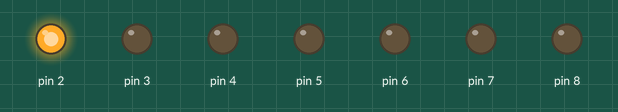
Recording of a sketch running on a simulated Arduino Uno, built with avr-gcc and run on an emulated ATmega328P. On the bench: output pins drawn as LEDs (lit = HIGH).

Above: at 0.5 s.
At 3.5 s:
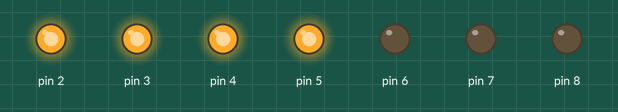
At 5.5 s:
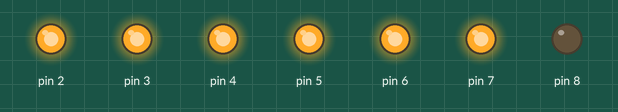
At 7.0 s:
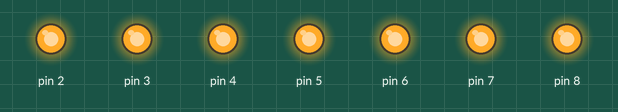
At 11.5 s:
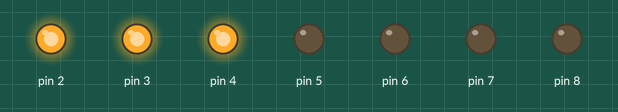
At 15.5 s:
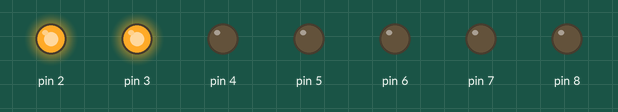
Timing chart, 0 to 16.1 s (numbered marks = the images above):
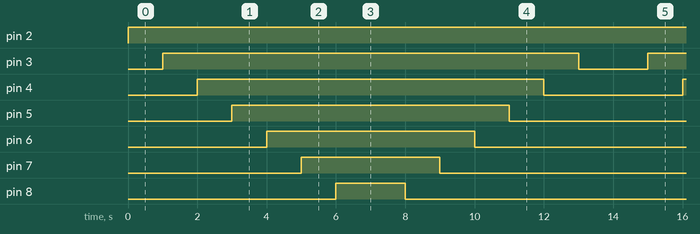

Measured:
- by itself, pin 2: LOW → HIGH at 0.00 s
- by itself, pin 3: alternates HIGH for 12.0 s and LOW for 2.0 s
- by itself, pin 4: alternates HIGH for 10.0 s and LOW for 4.0 s
- by itself, pin 5: alternates HIGH for 8.0 s and LOW for 6.0 s
- by itself, pin 6: alternates HIGH for 6.0 s and LOW for 8.0 s
- by itself, pin 7: alternates HIGH for 4.0 s and LOW for 10.0 s
- by itself, pin 8: alternates HIGH for 2.0 s and LOW for 12.0 s

The sketch:

EX2.8.ino
```cpp
void setup() {
  // put your setup code here, to run once:
  for (char i = 2; i<9; i++ )
  {
    pinMode(i, OUTPUT);
  }
}

void loop() {
  // put your main code here, to run repeatedly:
  //Use CC 7 segment
  int number_09[7][7] ={ {1,0,0,0,0,0,0},  //row0a
                         {1,1,0,0,0,0,0},  //row1b
                         {1,1,1,0,0,0,0},  //row2c
                         {1,1,1,1,0,0,0},  //row3d
                         {1,1,1,1,1,0,0},  //row4e
                         {1,1,1,1,1,1,0},  //row5f
                         {1,1,1,1,1,1,1},  //row6g
                         }; //a,b,c,d,e,f,g

  for (char row=0; row<7; row++)
  {
    for (char pin=2; pin<9; pin++)
    {
    digitalWrite(pin, number_09[row][pin-2]);
    }
    delay(1000);
  }
    for (char row=6; row>=0; row--)
  {
    for (char pin=2; pin<9; pin++)
    {
    digitalWrite(pin, number_09[row][pin-2]);
    }
    delay(1000);
  }

}
```
